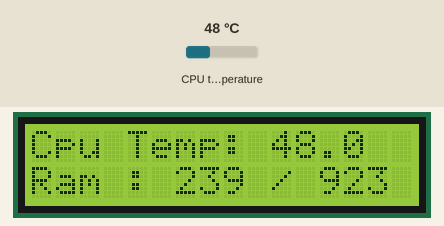
The program below on a simulated Raspberry Pi (BCM pin numbers). Shown: 16×2 character LCD. Inputs (shaded band) come from the test bench; at power-on: CPU temperature 48 °C. System figures (address, load, memory, disk, uptime) are fixed made-up values; library files of the repository ran but are not shown: I2C_LCD_driver.py.

Above: at 1.4 s.
1.5 s: CPU temperature set to 31 °C
At 4.4 s:
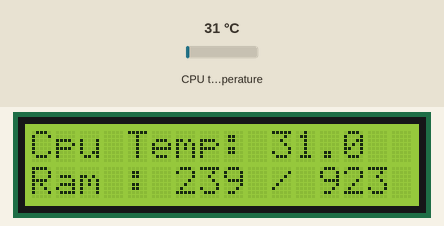
5.5 s: CPU temperature set to 44 °C
At 7.8 s:
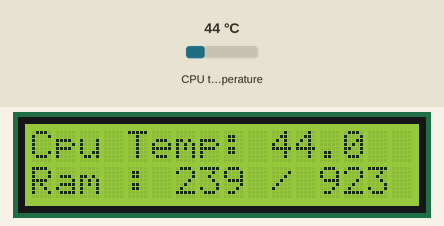
9.5 s: CPU temperature set to 58 °C
At 10.1 s:
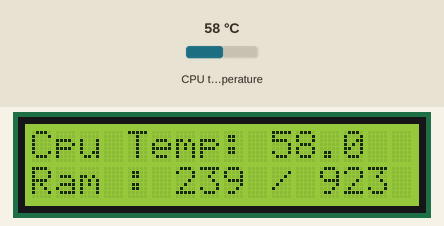
Timing chart, 0 to 12.5 s (numbered marks = the images above; inputs shaded):
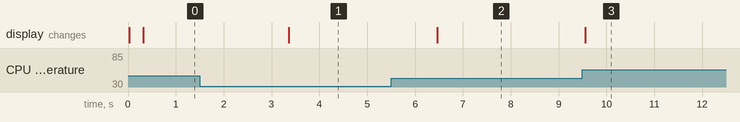

The program:

cpu_temp.py
```python
import I2C_LCD_driver
import time
from  ram_usage import *
mylcd = I2C_LCD_driver.lcd()

def get_cpu_temperature():
    with open("/sys/class/thermal/thermal_zone0/temp", "r") as file:
        temp = file.read()
        return float(temp) / 1000.0

while True:
    mylcd.lcd_display_string("Cpu Temp: %s" %get_cpu_temperature(),1)

    mylcd.lcd_display_string("Ram : %s / %s" %get_memory_usage(), 2)
    time.sleep(3.0)
```

ram_usage.py
```python
def get_memory_usage():
    with open("/proc/meminfo", "r") as file:
        lines = file.readlines()

    mem_total = int(lines[0].split()[1])
    mem_free = int(lines[1].split()[1])
    mem_available = int(lines[2].split()[1])
    mem_used = mem_total - mem_available

    return int(mem_used / 1024.0), int(mem_total / 1024.0)
```

Measured:
- after the input at 1.5 s, the display: first changes after 1.9 s (image 1 shows a later state)
- after the input at 5.5 s, the display: first changes after 0.96 s (image 2 shows a later state)
- after the input at 9.5 s, the display: first changes after 0.06 s (image 3 shows a later state)
